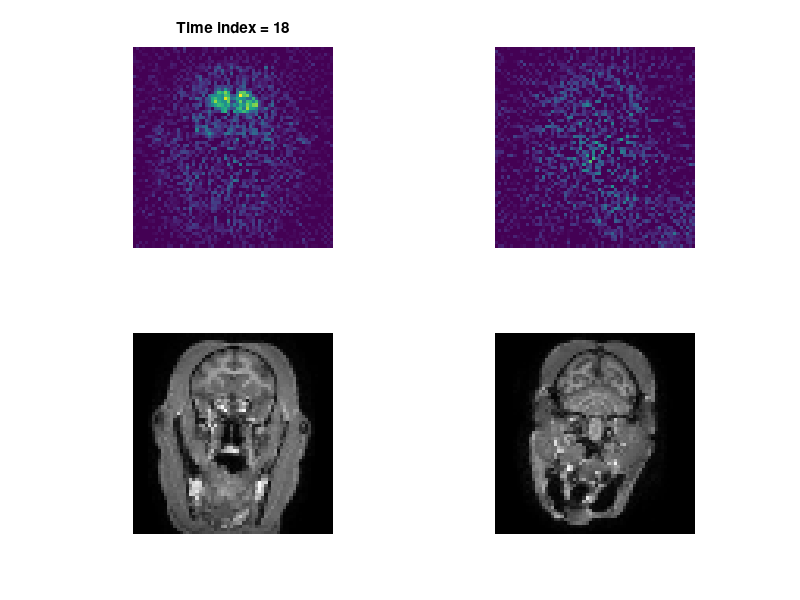
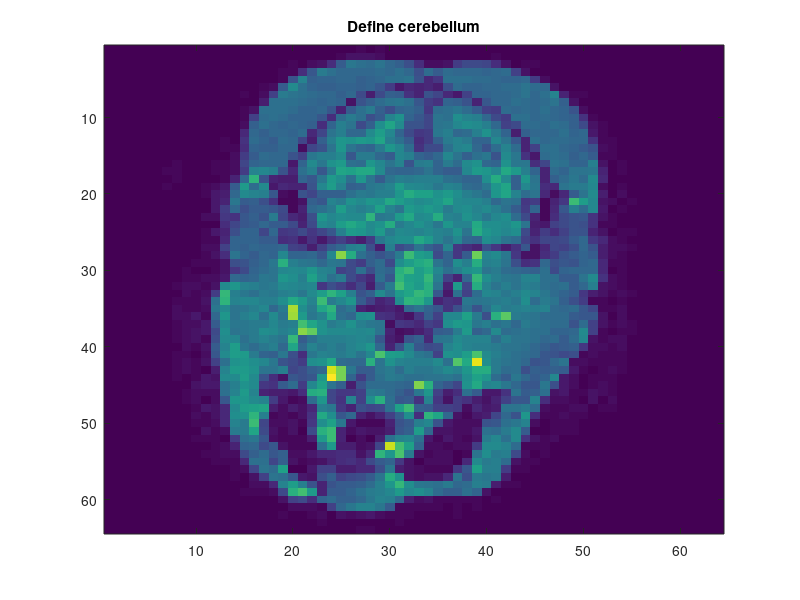

The MATLAB source for these figures, in order: (Note: this script raises an error after producing the figures.)
%%
clc; close all; clear all;
load('proj8Data.mat'); %loading data

%%
time_v = cumsum(dTime_v); % Time at the completion of each image
nTimes = length(time_v);

%%
% Displaying PET (and MRI) images at each time point:
figure
bgImageMax = max(bgPetImage_3d(:));

% Making 3D arrays of identical pages to display MR images in grayscale:
bgMrColor_3d = cat(3, bgMrImage_m, bgMrImage_m, bgMrImage_m)/max(bgMrImage_m(:));
cbMrColor_3d = cat(3, cbMrImage_m, cbMrImage_m, cbMrImage_m)/max(cbMrImage_m(:));

for timeIndex = 1:nTimes
    % Showing PET image of basal ganglia:
    subplot(2, 2, 1)
    bgPetImage_m = squeeze(bgPetImage_3d(:, :, timeIndex));
    imagesc(bgPetImage_m)
    set(gca, 'CLim', [0, bgImageMax])
    axis image; axis off
    title(['Time index = ', num2str(timeIndex)])
    % Showing PET image of cerebellum:
    subplot(2, 2, 2)
    cbPetImage_m = squeeze(cbPetImage_3d(:, :, timeIndex));
    imagesc(cbPetImage_m)
    set(gca, 'CLim', [0, bgImageMax])
    axis image; axis off
    % Showing MR image of basal ganglia:
    subplot(2, 2, 3)
    image(bgMrColor_3d)
    axis image; axis off
    % Showing MR image of cerebellum:
    subplot(2, 2, 4)
    image(cbMrColor_3d)
    axis image; axis off
    pause(1)
end

%%
figure
imagesc(cbMrImage_m)
title('Define cerebellum')
[cbRoiMask_m, cb_x, cb_y] = roipoly;
line(cb_x, cb_y, 'Color', 'r', 'LineWidth', 3)

figure
imagesc(mean(cbPetImage_3d, 3))
title('Cerebellum in PET image')
hold on
line(cb_x, cb_y, 'Color', 'r', 'LineWidth', 3)

%%
for time=1:nTimes
    cbRoiMean_v (1, time) = sum(cbRoiMask_m.*squeeze(cbPetImage_3d(:,:,time)), 'all')...
        /sum(cbRoiMask_m, 'all');
end

%%
figure
plot(time_v, cbRoiMean_v, 'LineWidth', 3)
title('cbRoiMean_v versus time')
xlabel('Time')
ylabel('Mean Signal Intensity')

%%
figure
imagesc(mean(bgPetImage_3d, 3))
title('Define Basal Ganglia')
[bgRoiMask1_m, bg_x, bg_y] = roipoly;
line(bg_x, bg_y, 'Color', 'r', 'LineWidth', 3)
hold on
[bgRoiMask2_m, bg_x, bg_y] = roipoly;
line(bg_x, bg_y, 'Color', 'r', 'LineWidth', 3)
bgRoiMask_m = bgRoiMask1_m + bgRoiMask2_m;

%%
for time=1:nTimes
    bgRoiMean_v (1, time) = sum(bgRoiMask_m.*squeeze(bgPetImage_3d(:,:,time)), 'all')...
        /sum(bgRoiMask_m, 'all');
end

figure
plot(time_v, bgRoiMean_v, 'LineWidth', 3)
title('bgRoiMean_v versus time')
xlabel('Time')
ylabel('Mean Signal Intensity')

%%
for time=1:nTimes
    if time == 1
        bgRoiX_v(1, time) = 0;
        bgRoiY_v(1, time) = 0;
    else
        bgRoiX_v(1, time) = trapz(time_v(1, 1:time), cbRoiMean_v(1, 1:time))/bgRoiMean_v(1, time);
        bgRoiY_v(1, time) = trapz(time_v(1, 1:time), bgRoiMean_v(1, 1:time))/bgRoiMean_v(1, time);
    end
end

figure
plot(bgRoiX_v, bgRoiY_v, '-', bgRoiX_v, bgRoiY_v, '+')

title('Logan plot')

%%
nFitPoints = 4;
meanImage = mean(bgPetImage_3d, 3);
maxPix = max(meanImage(:));
mask = zeros(64, 64);
for row=1:64
    for col=1:64
        if mean(squeeze(bgPetImage_3d(row, col,:)))>=0.05*maxPix
            mask(row, col) = 1;
        end
    end
end
figure
imagesc(mask)


%%
dvr_m = zeros(64, 64);
for row=1:64
    for col=1:64
        if mask(row, col) == 1
            pixels = squeeze((bgPetImage_3d(row, col,:)))';
            for time=1:nTimes
                bgRoiX1_v(1, time) = trapz(time_v(1, 1:time), cbRoiMean_v(1, 1:time), 2)/pixels(1, time);
                bgRoiY1_v(1, time) = trapz(time_v(1, 1:time), pixels(1, 1:time), 2)/pixels(1, time);
            end
            X = bgRoiX1_v(1, (end-nFitPoints+1): end);
            Y = bgRoiY1_v(1, (end-nFitPoints+1): end);
            s = polyfit(X, Y, 1);
            % Check for legal values:
            if (s(1) > 0)
                dvr_m(row, col) = s(1); % DVR = slope.
            else
                dvr_m(row, col) = 0;
            end
        end
    end
end


%%
% Displaying DVR map:
figure
imagesc(dvr_m)
colorbar
axis image
axis off
title('Distribution Volume Ratio Map')
colorMap_m = colormap;
nColors = size(colorMap_m, 1);
% Showing thresholded DVR on MRI:
figure
% Calculating a mask where the DVR values
% exceed half their maximum value. Name the mask dvrMask_m:
dvrMask_m = zeros(64, 64);
max_pix = max(dvr_m(:));
for row=1:64
    for col = 1:64
        if dvr_m(row, col)>0.5*max_pix
            dvrMask_m(row, col) = 1;
        end
    end
end


% Rendering pixels inside dvrMask in color. Use same colormap as above:
colorIndex_v = 1 + round((nColors-1) * dvr_m(:) / max(dvr_m(:)));
redDvr_m = dvrMask_m .* reshape(colorMap_m(colorIndex_v, 1), size(dvrMask_m));
greenDvr_m = dvrMask_m .* reshape(colorMap_m(colorIndex_v, 2), size(dvrMask_m));
blueDvr_m = dvrMask_m .* reshape(colorMap_m(colorIndex_v, 3), size(dvrMask_m));
% Displaying the rest of the image in gray:
maskedMrImage_m = (1-dvrMask_m) .* bgMrImage_m / max(bgMrImage_m(:));
color_3d = cat(3, maskedMrImage_m + redDvr_m, maskedMrImage_m + greenDvr_m, maskedMrImage_m + blueDvr_m);
image(color_3d)
axis image
axis off
title('DVR map')
